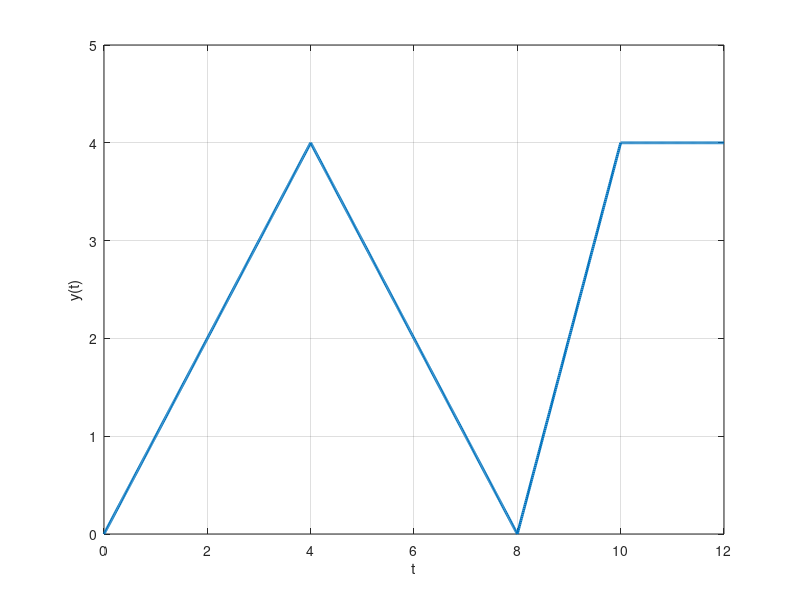

The MATLAB script that drew this image:

clc; clear; close all;


function y = u(t)
    y = (t >= 0); 
end

function y = r(t)
    y = t .* (t > 0);
end



t = 0:0.01:12;

y =  0*u(t)+(1 * (r(t) - r(t-4))) + -1 *((r(t-4) - r(t-8)) )  + 2*(r(t-8)-r(t-10))    ;




plot(t, y, 'LineWidth', 2);
grid on;
xlabel('t');
ylabel('y(t)');
axis([0 12 0 5])
